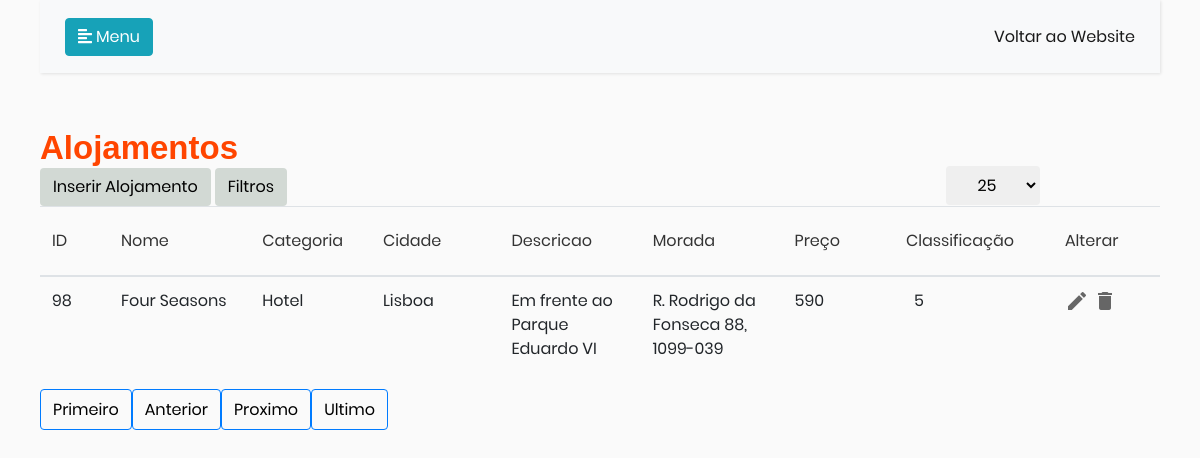
The page /adminalojamentos.php on the database its author committed.
### tables this page shows
CREATE TABLE `alojamento` (
  `ID` int(10) UNSIGNED NOT NULL,
  `Nome` varchar(50) NOT NULL,
  `Categoria` varchar(50) NOT NULL,
  `Cidade` varchar(40) NOT NULL,
  `Pais` varchar(50) NOT NULL,
  `Descricao` text NOT NULL,
  `Morada` varchar(50) NOT NULL,
  `Preco` int(11) NOT NULL,
  `Classificacao` int(11) NOT NULL,
  `Thumbnail` varchar(200) NOT NULL
);

### adminalojamentos.php (the view, shortened to what this page needs)
<!DOCTYPE html>
<html>
<head>
    <link rel="stylesheet" href="https://stackpath.bootstrapcdn.com/bootstrap/4.1.0/css/bootstrap.min.css">
    <link rel="stylesheet" href="style2.css">
        <link rel="stylesheet" href="css/main.css">
    <link rel="stylesheet" href="https://cdnjs.cloudflare.com/ajax/libs/malihu-custom-scrollbar-plugin/3.1.5/jquery.mCustomScrollbar.min.css">
    <link rel="stylesheet" href="https://cdnjs.cloudflare.com/ajax/libs/Chart.js/2.9.3/Chart.min.css" />
</head>
<body>
    <div class="wrapper">
            <div class="container" style="margin-top:-20px;">
                <div class="row">
                    <div class="panel panel-primary filterable">
                        <div class="panel-heading">
    <h3 class="panel-title">Alojamentos</h3>
                            <div class="pull-right">
                              <button class="btn btn-default btn-xs" data-toggle="modal" data-target=".animate" data-ui-class="a-lightSpeed"  style="background: #d2d9d4;"><span class="glyphicon glyphicon-filter"></span>Inserir Alojamento</button>
                                <button class="btn btn-default btn-xs btn-filter"  style="background: #d2d9d4;"><span class="glyphicon glyphicon-filter"></span> Filtros</button>
 <form name="myform" method="post" action="<?php echo $_SERVER['PHP_SELF']; ?>" >
                                <select data-trigger="" name="Offset" class="btn btn-default btn-xs " onchange="myform.submit();" style="Position:absolute; right:20vh;margin-top:-40px;">
                                  <option  <?php if ($_POST['Offset'] == '25') { ?>selected="true" <?php }; ?> value="25">25</option>
                                </select>
</form>
                            </div>
                        </div>
                          <form action="" method="POST">
                        <table class="table">
                            <thead>
                                <tr class="filters" style="text-align:center">
                                    <th><input type="text" class="form-control" placeholder="ID" disabled style="width:45px;"></th>
                                    <th><input type="text" class="form-control" placeholder="Nome" disabled></th>
                                    <th><input type="text" class="form-control" placeholder="Categoria" disabled></th>
                                    <th><input type="text" class="form-control" placeholder="Cidade" disabled></th>
                                    <th><input type="text" class="form-control" placeholder="Descricao" disabled></th>
                                    <th><input type="text" class="form-control" placeholder="Morada" disabled></th>
                                    <th><input type="text" class="form-control" placeholder="Preço" disabled ></th>
                                    <th><input type="text" class="form-control" placeholder="Classificação" disabled style="width:135px;"></th>
                                    <th><input type="text" style=" background-color: transparent;border: none;  cursor: auto;  box-shadow: none;padding: 0;" class="form-control" placeholder="Alterar" disabled readonly></th>
                                </tr>
                            </thead>
                            <tbody>
                              <?php
                              include("Conexao.php");
 $no_of_records_per_page =  $_POST['Offset'];
                                if (isset($_GET['pageno'])) {
                                     $pageno = $_GET['pageno'];
                                 } else {
                                     $pageno = 1;
                                 }
                                 $offset = ($pageno-1) * $no_of_records_per_page;
                                 $total_pages_sql = "SELECT COUNT(*) FROM alojamento";
                                 $result = mysqli_query($conn,$total_pages_sql);
                                 $total_rows = mysqli_fetch_array($result)[0];
                                 $total_pages = ceil($total_rows / $no_of_records_per_page);
                                 $sql = "SELECT ID,Nome,Categoria,Cidade,left(Descricao, 30) as Descricao,Morada,Preco,Classificacao  FROM alojamento LIMIT $offset, $no_of_records_per_page";
                                 $res_data = mysqli_query($conn,$sql);
                                 while($row = mysqli_fetch_array($res_data)){
                                     echo "<tr>";
                                     echo "<td>" . $row['ID'] . "</td>";
                                     echo "<td>" . $row['Nome'] . "</td>";
                                     echo "<td>" . $row['Categoria']  . "</td>";
                                      echo "<td>" . $row['Cidade']  . "</td>";
                                     echo "<td>" . $row['Descricao']  . "</td>";
                                     echo "<td>" . $row['Morada']  . "</td>";
                                     echo "<td>" . $row['Preco']  . "</td>";
                                     echo "<td style='padding-left:20px;'>" . $row['Classificacao']  . "</td>";
                                     echo '  <td>
                                     <a class="edit" title="Edit" data-toggle="tooltip" href="editaralojamento.php?Id='.$row["ID"].'"><i class="material-icons">&#xE254;</i></a>
                                     <a class="delete" title="Delete" data-toggle="tooltip" href="deletealojamento.php?Id='.$row["ID"].'"><i class="material-icons">&#xE872;</i></a>
                                                           </td>';
                                     echo "</tr>";
                                 }
                                 ?>
                            </tbody>
                                </form>
                    </div>
                    <ul class="pagination">
                        <li><button class="btn btn-outline-primary"><a style="color:black;" href="?pageno=1">Primeiro</a></button></li>
                        <li class="<?php if($pageno <= 1){ echo 'disabled'; } ?>">
                            <button class="btn btn-outline-primary"><a style="color:black;" href="<?php if($pageno <= 1){ echo '#'; } else { echo "?pageno=".($pageno - 1); } ?>">Anterior</a></button>
                        </li>
                        <li class="<?php if($pageno >= $total_pages){ echo 'disabled'; } ?>">
                            <button class="btn btn-outline-primary"><a style="color:black;" href="<?php if($pageno >= $total_pages){ echo "#"; } else { echo "?pageno=".($pageno + 1); } ?>">Proximo</a></button>
                        </li>
                        <li> <button class="btn btn-outline-primary"><a style="color:black;" href="?pageno=<?php echo $total_pages; ?>">Ultimo</a></li> </button>
                    </ul>
                </div>
            </div>
</body>
</html>

### style2.css (style rules this page uses)
body { font-family: 'Poppins', sans-serif; background: #fafafa; }
a, a:hover, a:focus { color: inherit; text-decoration: none; transition: all 0.3s; }
.navbar { padding: 15px 10px; background: #fff; border: none; border-radius: 0; margin-bottom: 40px; margin-top: -40px; box-shadow: 1px 1px 3px rgba(0, 0, 0, 0.1); }
.wrapper { display: flex; width: 100%; }
h3 { color: #FF4500; font-size: 33px; margin-left:10px; line-height: 80px; font-weight: 600; font-family: 'Poppins', sans-serif; }
#content { width: calc(100% - 250px); padding: 40px; min-height: 100vh; transition: all 0.3s; position: absolute; top: 0; right: 0; }
#content.active { width: 100%; }

### css/main.css (style rules this page uses)
* { margin: 0px; padding: 0px; box-sizing: border-box; }
body, html { height: 100%; font-family: Poppins-Regular, sans-serif; }
a { font-family: Poppins-Regular; font-size: 1em; line-height: 1.7; color: #666666; margin: 0px; transition: all 0.4s; -webkit-transition: all 0.4s; -o-transition: all 0.4s; -moz-transition: all 0.4s; }
h1,h2,h3,h4,h5,h6 { margin: 0px; }
ul, li { margin: 0px; list-style-type: none; }
button { outline: none !important; border: none; background: transparent; }

### adminalojamentos.php (style rules this page uses)
* { margin: 0; padding: 0; }
input { padding:5px; margin:10px 0 10px; border-radius:5px; border:1px solid black; }
body { padding:20px; }
.filterable { margin-top: 15px; }
.filterable .panel-heading .pull-right { margin-top: -20px; }
.filterable .filters input[disabled] { background-color: transparent; border: none; cursor: auto; box-shadow: none; padding: 0; height: auto; }

### rows shown on the page
alojamento: ID "98", Nome "Four Seasons", Categoria "Hotel", Cidade "Lisboa", Descricao "Em frente ao Parque Eduardo VI", Morada "R. Rodrigo da Fonseca 88, 1099-039", Preco "590", Classificacao "5"
